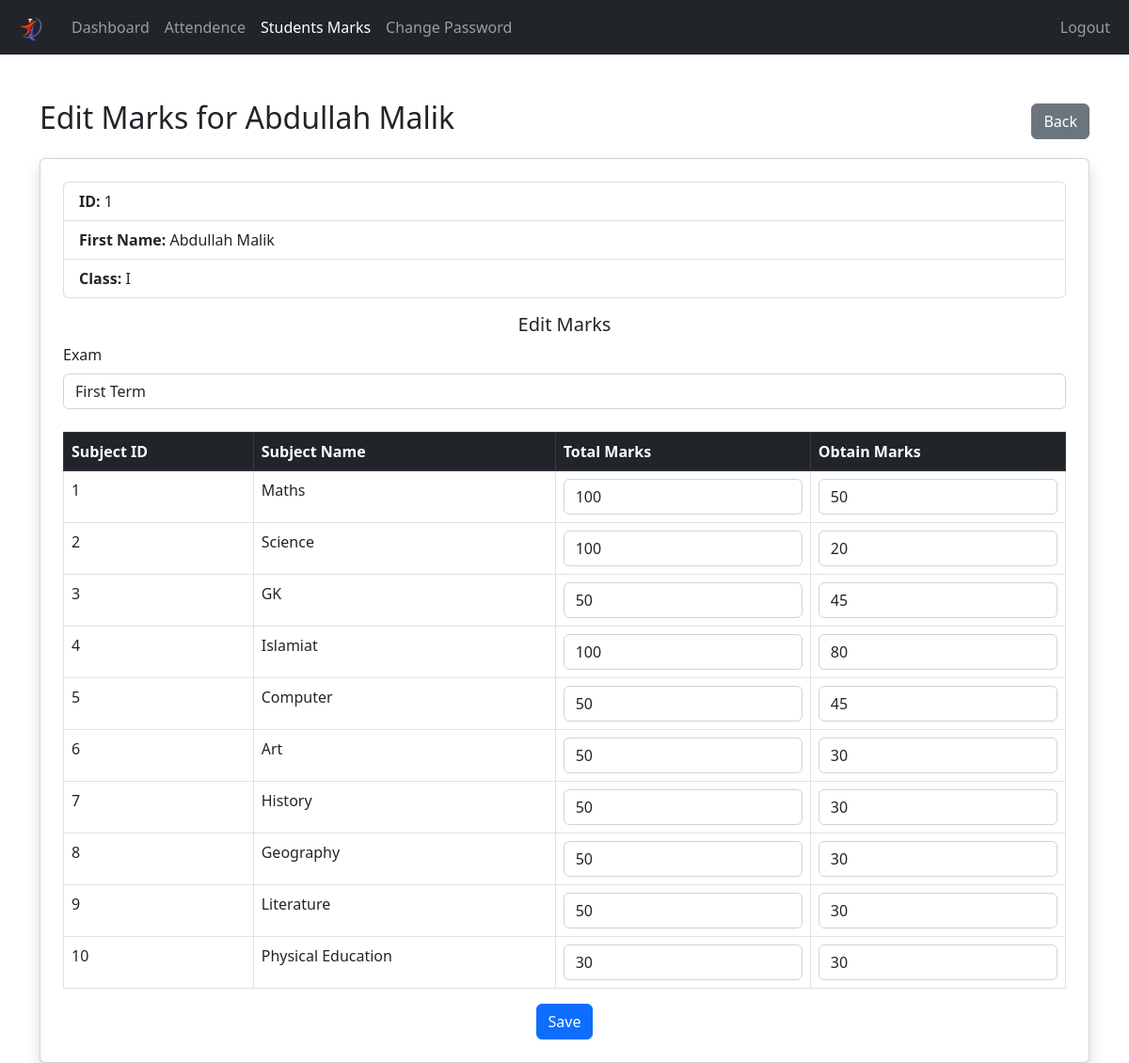
Page /Teacher/student-grade-edit.php?idStudent=1 (signed in) on the committed database.
### tables this page shows
CREATE TABLE `student` (
  `idStudent` int(11) NOT NULL AUTO_INCREMENT,
  `UserID` int(11) NOT NULL,
  `ParentId` int(11) NOT NULL,
  `name` varchar(45) NOT NULL,
  `Gender` varchar(45) NOT NULL,
  `DOB` date NOT NULL,
  `Address` varchar(250) NOT NULL,
  PRIMARY KEY (`idStudent`),
  KEY `fk_Student_USER1_idx` (`UserID`),
  KEY `fk_Student_Parent1_idx` (`ParentId`),
  CONSTRAINT `fk_Student_Parent1` FOREIGN KEY (`ParentId`) REFERENCES `parent` (`idParent`) ON DELETE CASCADE ON UPDATE CASCADE,
  CONSTRAINT `fk_Student_USER1` FOREIGN KEY (`UserID`) REFERENCES `user` (`UserID`) ON DELETE CASCADE ON UPDATE CASCADE
);

CREATE TABLE `subject` (
  `idSubject` int(11) NOT NULL AUTO_INCREMENT,
  `name` varchar(45) NOT NULL,
  PRIMARY KEY (`idSubject`)
);

CREATE TABLE `marks` (
  `ExamId` int(11) NOT NULL,
  `StdId` int(11) NOT NULL,
  `ClassId` int(11) NOT NULL,
  `SubID` int(11) NOT NULL,
  `TotalMarks` float NOT NULL,
  `ObtainedMarks` float NOT NULL,
  PRIMARY KEY (`ExamId`,`StdId`,`ClassId`,`SubID`),
  KEY `fk_Marks_Exam1_idx` (`ExamId`),
  KEY `fk_Marks_Registration1_idx` (`StdId`,`ClassId`,`SubID`),
  CONSTRAINT `fk_Marks_Exam1` FOREIGN KEY (`ExamId`) REFERENCES `exam` (`idExam`) ON DELETE CASCADE ON UPDATE CASCADE,
  CONSTRAINT `fk_Marks_Registration1` FOREIGN KEY (`StdId`, `ClassId`, `SubID`) REFERENCES `registration` (`StdId`, `ClassId`, `SubID`) ON DELETE CASCADE ON UPDATE CASCADE
);

### Teacher/data/student.php (called while the page is built, shortened)
<?php
function getStudentById($id, $conn)
{
  try {
    $sql = "SELECT s.*,
                     p.name AS parent_name,p.email AS parent_email, p.phone_no AS parent_phoneNo, p.CNIC_NO AS parent_cnic,
                     u.username,
                     c.name AS class_name,
                     GROUP_CONCAT(sub.name SEPARATOR ', ') AS subjects
              FROM student s
              LEFT JOIN parent p ON s.ParentId = p.idParent
              LEFT JOIN user u ON s.userID = u.UserID
              LEFT JOIN registration r ON s.idStudent = r.StdId
              LEFT JOIN class c ON r.ClassId = c.idClass
              LEFT JOIN subject sub ON FIND_IN_SET(sub.idSubject, r.SubID)
              WHERE s.idStudent = ?
              GROUP BY s.idStudent";
    $stmt = $conn->prepare($sql);
    $stmt->execute([$id]);
    if ($stmt->rowCount() == 1) {
      $student = $stmt->fetch(PDO::FETCH_ASSOC);
      return $student;
    } else {
      return 0;
    }
  } catch (PDOException $e) {
    echo "Error: " . $e->getMessage();
    return 0;
  }
}

### Teacher/data/class.php (called while the page is built, shortened)
<?php
function getClassIDByName($class_name, $conn) {
  $sql = "SELECT * FROM class WHERE name = ?";
  $stmt = $conn->prepare($sql);
  $stmt->execute([$class_name]);
  if ($stmt->rowCount() == 1) {
    $class = $stmt->fetch();
    return $class;
  } else {
    return 0;
  }
}

### Teacher/data/subject.php (called while the page is built, shortened)
<?php
function getSubjectsByStudentId($student_id, $conn) {
  $sql = "SELECT subject.idSubject, subject.name
          FROM registration
          JOIN subject ON registration.SubID = subject.idSubject
          WHERE registration.StdId = :student_id";
  $stmt = $conn->prepare($sql);
  $stmt->bindParam(':student_id', $student_id, PDO::PARAM_INT);
  $stmt->execute();
  $subjects = $stmt->fetchAll(PDO::FETCH_ASSOC);
  return $subjects;
}
 ?>

### Teacher/student-grade-edit.php (the view, shortened to what this page needs)
<?php
if (isset($_SESSION['idTeacher']) && isset($_SESSION['role']) && $_SESSION['role'] == 'Teacher') {
    $db_connection = "../DB_connection.php";
    $data_student = "data/student.php";
    $data_class = "data/class.php";
    $data_subject = "data/subject.php";
    $data_teacher = "data/teacher.php";
    if (file_exists($db_connection) && file_exists($data_student) && file_exists($data_class) && file_exists($data_subject) && file_exists($data_teacher)) {
        $idStudent = $_GET['idStudent'];
        $student = getStudentById($idStudent, $conn);
        $enrolled_subjects = getSubjectsByStudentId($idStudent, $conn);
        $exams = $conn->query("SELECT idExam, ExamType FROM exam")->fetchAll(PDO::FETCH_ASSOC);
        $classID = getClassIDByName($student['class_name'], $conn);
        $existing_marks = $conn->query("SELECT SubID, ExamId, TotalMarks, ObtainedMarks FROM marks WHERE StdId = $idStudent")->fetchAll(PDO::FETCH_ASSOC);
        $marks_data = [];
        foreach ($existing_marks as $mark) {
            $marks_data[$mark['SubID']] = $mark;
        }
    } else {
        echo "Some required files are missing.";
        exit;
    }
} else {
    header("Location: ../login.php");
    exit;
}
?>
<!DOCTYPE html>
<html lang="en">
<head>
    <link rel="stylesheet" href="https://cdn.jsdelivr.net/npm/bootstrap@5.2.0/dist/css/bootstrap.min.css">
    <link rel="stylesheet" href="../css/style.css">
    <link rel="stylesheet" href="https://cdnjs.cloudflare.com/ajax/libs/font-awesome/4.7.0/css/font-awesome.min.css">
</head>
<body>
    <?php include "inc/navbar.php"; ?>
    <div class="container mt-5">
        <div class="d-flex justify-content-between align-items-center mb-3">
            <h2>Edit Marks for <?php echo $student['name']; ?></h2>
            <a href="students_of_class.php?idClass=<?= $classID["idClass"] ?>" class="btn btn-secondary">Back</a>
        </div>
        <div class="card shadow p-4">
            <form method="post" action="req/save_marks.php?idStudent=<?php echo $student['idStudent']; ?>">
                <div class="mb-3">
                    <ul class="list-group">
                        <li class="list-group-item"><b>ID: </b> <?php echo $student['idStudent'] ?></li>
                        <li class="list-group-item"><b>First Name: </b> <?php echo $student['name'] ?></li>
                        <li class="list-group-item"><b>Class: </b>
                        <?php echo $student['class_name'] ?></li>
                    </ul>
                </div>
                <h5 class="text-center">Edit Marks</h5>
                <label class="form-label">Exam</label>
                <select class="form-control" name="exam">
                    <?php foreach($exams as $exam) { ?>
                        <option value="<?php echo $exam['idExam']; ?>"><?php echo $exam['ExamType']; ?></option>
                    <?php } ?>
                </select>
                <br>
                <table class="table table-bordered">
                    <thead class="table-dark">
                        <tr>
                            <th>Subject ID</th>
                            <th>Subject Name</th>
                            <th>Total Marks</th>
                            <th>Obtain Marks</th>
                        </tr>
                    </thead>
                    <tbody>
                        <?php foreach($enrolled_subjects as $subject) {
                            $totalMarks = isset($marks_data[$subject['idSubject']]) ? $marks_data[$subject['idSubject']]['TotalMarks'] : '';
                            $obtainedMarks = isset($marks_data[$subject['idSubject']]) ? $marks_data[$subject['idSubject']]['ObtainedMarks'] : '';
                        ?>
                            <tr>
                                <td><?php echo $subject['idSubject']; ?></td>
                                <td><?php echo $subject['name']; ?></td>
                                <td>
                                    <input type="number" min="0" max="100" class="form-control" name="total-marks-<?php echo $subject['idSubject']; ?>" id="total-marks-<?php echo $subject['idSubject']; ?>" value="<?php echo $totalMarks; ?>">
                                </td>
                                <td>
                                    <input type="number" min="0" max="100" class="form-control" name="marks-<?php echo $subject['idSubject']; ?>" id="marks-<?php echo $subject['idSubject']; ?>" value="<?php echo $obtainedMarks; ?>">
                                </td>
                            </tr>
                        <?php } ?>
                    </tbody>
                </table>
                <div class="text-center">
                    <div class="text-center">
                    <button type="submit" class="btn btn-primary">Save</button>
                </div>
            </form>
        </div>
    </div>
</body>
</html>

### rows in the picture
student: name "Abdullah Malik", idStudent "1"
subject: idSubject "1", name "Maths", idSubject.TotalMarks "100", idSubject.ObtainedMarks "50"
subject: idSubject "2", name "Science", idSubject.TotalMarks "100", idSubject.ObtainedMarks "20"
subject: idSubject "3", name "GK", idSubject.TotalMarks "50", idSubject.ObtainedMarks "45"
subject: idSubject "4", name "Islamiat", idSubject.TotalMarks "100", idSubject.ObtainedMarks "80"
subject: idSubject "5", name "Computer", idSubject.TotalMarks "50", idSubject.ObtainedMarks "45"
subject: idSubject "6", name "Art", idSubject.TotalMarks "50", idSubject.ObtainedMarks "30"
subject: idSubject "7", name "History", idSubject.TotalMarks "50", idSubject.ObtainedMarks "30"
subject: idSubject "8", name "Geography", idSubject.TotalMarks "50", idSubject.ObtainedMarks "30"
subject: idSubject "9", name "Literature", idSubject.TotalMarks "50", idSubject.ObtainedMarks "30"
subject: idSubject "10", name "Physical Education", idSubject.TotalMarks "30", idSubject.ObtainedMarks "30"

### other values in the picture
$student['class_name'] "I"
form field exam "First Term"
